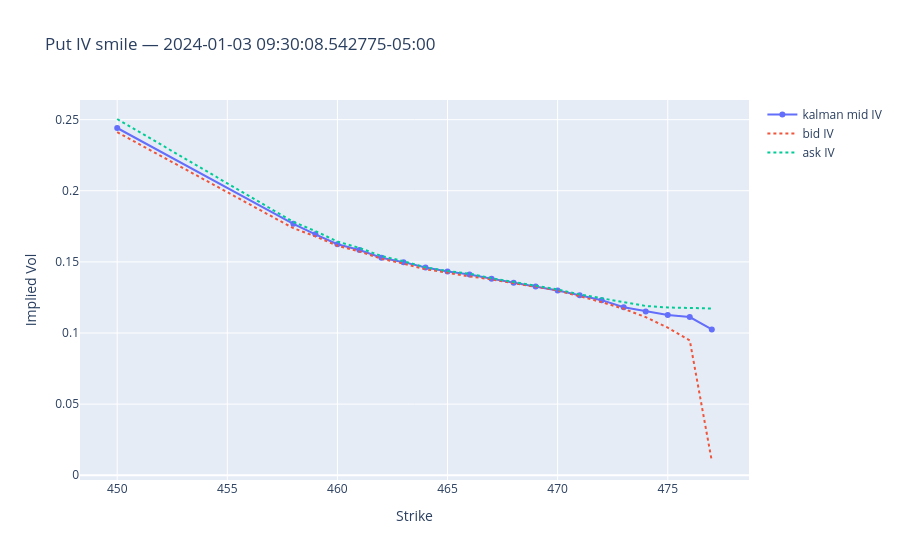

The code cell stored with this chart in its notebook:
### Code cell
snapshot_ts_puts = df_filtered_puts["ts_ns"][1000]
row_puts = df_iv_surface_wide_puts.filter(pl.col("ts_ns") <= snapshot_ts_puts).tail(1)
strikes_puts = sorted(df_iv_surface_long_puts["strike"].unique().to_list())
_, expiry_put, _ = utils.parse_option_ticker(
    df_tickers.filter(pl.col("ticker").str.contains("P"))["ticker"][0]
)

mid_ivs_puts = [row_puts[f"kalman_iv_{int(k)}"][0] for k in strikes_puts]
bid_ivs_puts = [row_puts[f"bid_iv_{int(k)}"][0] for k in strikes_puts]
ask_ivs_puts = [row_puts[f"ask_iv_{int(k)}"][0] for k in strikes_puts]

fig = go.Figure()
fig.add_trace(
    go.Scatter(x=strikes_puts, y=mid_ivs_puts, mode="lines+markers", name="kalman mid IV")
)
fig.add_trace(
    go.Scatter(x=strikes_puts, y=bid_ivs_puts, mode="lines", name="bid IV", line=dict(dash="dot"))
)
fig.add_trace(
    go.Scatter(x=strikes_puts, y=ask_ivs_puts, mode="lines", name="ask IV", line=dict(dash="dot"))
)
fig.update_layout(
    title=f"Put IV smile — {snapshot_ts_puts}", xaxis_title="Strike", yaxis_title="Implied Vol"
)
fig.show()

### Figure 1 — Plotly figure (JSON) as saved in the notebook; plotly's stock layout.template omitted (floating-point values rounded to 4 significant figures)
{"data": [{"mode": "lines+markers", "name": "kalman mid IV", "type": "scatter", "x": [450, 458, 459, 460, 461, 462, 463, 464, 465, 466, 467, 468, 469, 470, 471, 472, 473, 474, 475, 476, 477], "y": [0.2441, 0.1767, 0.1694, 0.1624, 0.1584, 0.1529, 0.1498, 0.146, 0.1432, 0.1412, 0.1381, 0.1354, 0.1328, 0.1299, 0.1265, 0.1231, 0.1181, 0.1152, 0.1127, 0.1112, 0.1025]}, {"line": {"dash": "dot"}, "mode": "lines", "name": "bid IV", "type": "scatter", "x": [450, 458, 459, 460, 461, 462, 463, 464, 465, 466, 467, 468, 469, 470, 471, 472, 473, 474, 475, 476, 477], "y": [0.2412, 0.1737, 0.1679, 0.1614, 0.1573, 0.1522, 0.1488, 0.1448, 0.1424, 0.1398, 0.1377, 0.135, 0.1324, 0.1299, 0.1258, 0.1217, 0.117, 0.1111, 0.1037, 0.09481, 0.01]}, {"line": {"dash": "dot"}, "mode": "lines", "name": "ask IV", "type": "scatter", "x": [450, 458, 459, 460, 461, 462, 463, 464, 465, 466, 467, 468, 469, 470, 471, 472, 473, 474, 475, 476, 477], "y": [0.2505, 0.1781, 0.1716, 0.1644, 0.1598, 0.1542, 0.1504, 0.1462, 0.1436, 0.1417, 0.1385, 0.1358, 0.1331, 0.1306, 0.1272, 0.1246, 0.1219, 0.119, 0.1179, 0.1176, 0.1172]}], "layout": {"title": {"text": "Put IV smile — 2024-01-03 09:30:08.542775-05:00"}, "xaxis": {"title": {"text": "Strike"}}, "yaxis": {"title": {"text": "Implied Vol"}}}}
